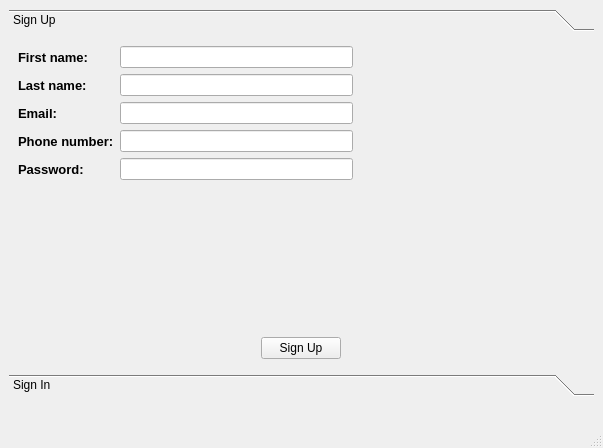
<?xml version="1.0" encoding="UTF-8"?>
<ui version="4.0">
 <class>MainWindow</class>
 <widget class="QMainWindow" name="MainWindow">
  <property name="geometry">
   <rect>
    <x>0</x>
    <y>0</y>
    <width>603</width>
    <height>448</height>
   </rect>
  </property>
  <property name="windowTitle">
   <string>MainWindow</string>
  </property>
  <widget class="QWidget" name="centralwidget">
   <layout class="QVBoxLayout" name="verticalLayout">
    <item>
     <widget class="QToolBox" name="toolBox">
      <property name="enabled">
       <bool>true</bool>
      </property>
      <property name="currentIndex">
       <number>0</number>
      </property>
      <widget class="QWidget" name="sign_up_page">
       <property name="enabled">
        <bool>true</bool>
       </property>
       <property name="geometry">
        <rect>
         <x>0</x>
         <y>0</y>
         <width>581</width>
         <height>308</height>
        </rect>
       </property>
       <attribute name="label">
        <string>Sign Up</string>
       </attribute>
       <layout class="QVBoxLayout" name="verticalLayout_5">
        <item>
         <layout class="QVBoxLayout" name="verticalLayout_10">
          <item>
           <layout class="QHBoxLayout" name="horizontalLayout">
            <property name="sizeConstraint">
             <enum>QLayout::SetDefaultConstraint</enum>
            </property>
            <item>
             <layout class="QVBoxLayout" name="verticalLayout_3">
              <property name="sizeConstraint">
               <enum>QLayout::SetFixedSize</enum>
              </property>
              <item>
               <widget class="QLabel" name="firstName_label">
                <property name="font">
                 <font>
                  <pointsize>10</pointsize>
                  <weight>75</weight>
                  <bold>true</bold>
                  <underline>false</underline>
                  <strikeout>false</strikeout>
                 </font>
                </property>
                <property name="text">
                 <string>First name:</string>
                </property>
               </widget>
              </item>
              <item>
               <widget class="QLabel" name="lastName_label">
                <property name="font">
                 <font>
                  <pointsize>10</pointsize>
                  <weight>75</weight>
                  <bold>true</bold>
                  <underline>false</underline>
                  <strikeout>false</strikeout>
                 </font>
                </property>
                <property name="text">
                 <string>Last name:</string>
                </property>
               </widget>
              </item>
              <item>
               <widget class="QLabel" name="email_label">
                <property name="font">
                 <font>
                  <pointsize>10</pointsize>
                  <weight>75</weight>
                  <bold>true</bold>
                  <underline>false</underline>
                  <strikeout>false</strikeout>
                 </font>
                </property>
                <property name="text">
                 <string>Email:</string>
                </property>
               </widget>
              </item>
              <item>
               <widget class="QLabel" name="phoneNumber_label">
                <property name="font">
                 <font>
                  <pointsize>10</pointsize>
                  <weight>75</weight>
                  <bold>true</bold>
                  <underline>false</underline>
                  <strikeout>false</strikeout>
                 </font>
                </property>
                <property name="text">
                 <string>Phone number:</string>
                </property>
               </widget>
              </item>
              <item>
               <widget class="QLabel" name="password_label">
                <property name="font">
                 <font>
                  <pointsize>10</pointsize>
                  <weight>75</weight>
                  <bold>true</bold>
                  <underline>false</underline>
                  <strikeout>false</strikeout>
                 </font>
                </property>
                <property name="text">
                 <string>Password:</string>
                </property>
               </widget>
              </item>
             </layout>
            </item>
            <item>
             <layout class="QVBoxLayout" name="verticalLayout_4">
              <property name="sizeConstraint">
               <enum>QLayout::SetDefaultConstraint</enum>
              </property>
              <item>
               <widget class="QLineEdit" name="firstName_lineEdit">
                <property name="maximumSize">
                 <size>
                  <width>250</width>
                  <height>16777215</height>
                 </size>
                </property>
                <property name="clearButtonEnabled">
                 <bool>false</bool>
                </property>
               </widget>
              </item>
              <item>
               <widget class="QLineEdit" name="lastName_lineEdit">
                <property name="maximumSize">
                 <size>
                  <width>250</width>
                  <height>16777215</height>
                 </size>
                </property>
                <property name="clearButtonEnabled">
                 <bool>false</bool>
                </property>
               </widget>
              </item>
              <item>
               <widget class="QLineEdit" name="email_lineEdit">
                <property name="maximumSize">
                 <size>
                  <width>250</width>
                  <height>16777215</height>
                 </size>
                </property>
                <property name="clearButtonEnabled">
                 <bool>false</bool>
                </property>
               </widget>
              </item>
              <item>
               <widget class="QLineEdit" name="phoneNumber_lineEdit">
                <property name="maximumSize">
                 <size>
                  <width>250</width>
                  <height>16777215</height>
                 </size>
                </property>
                <property name="clearButtonEnabled">
                 <bool>false</bool>
                </property>
               </widget>
              </item>
              <item>
               <widget class="QLineEdit" name="password_lineEdit">
                <property name="enabled">
                 <bool>true</bool>
                </property>
                <property name="maximumSize">
                 <size>
                  <width>250</width>
                  <height>16777215</height>
                 </size>
                </property>
                <property name="inputMethodHints">
                 <set>Qt::ImhHiddenText|Qt::ImhNoAutoUppercase|Qt::ImhNoPredictiveText|Qt::ImhSensitiveData</set>
                </property>
                <property name="echoMode">
                 <enum>QLineEdit::Password</enum>
                </property>
                <property name="clearButtonEnabled">
                 <bool>false</bool>
                </property>
               </widget>
              </item>
             </layout>
            </item>
            <item>
             <spacer name="horizontalSpacer">
              <property name="orientation">
               <enum>Qt::Horizontal</enum>
              </property>
              <property name="sizeHint" stdset="0">
               <size>
                <width>40</width>
                <height>20</height>
               </size>
              </property>
             </spacer>
            </item>
           </layout>
          </item>
          <item>
           <spacer name="verticalSpacer_3">
            <property name="orientation">
             <enum>Qt::Vertical</enum>
            </property>
            <property name="sizeHint" stdset="0">
             <size>
              <width>20</width>
              <height>40</height>
             </size>
            </property>
           </spacer>
          </item>
          <item>
           <widget class="QLabel" name="error_label">
            <property name="palette">
             <palette>
              <active>
               <colorrole role="ButtonText">
                <brush brushstyle="SolidPattern">
                 <color alpha="255">
                  <red>255</red>
                  <green>0</green>
                  <blue>0</blue>
                 </color>
                </brush>
               </colorrole>
              </active>
              <inactive>
               <colorrole role="ButtonText">
                <brush brushstyle="SolidPattern">
                 <color alpha="255">
                  <red>255</red>
                  <green>0</green>
                  <blue>0</blue>
                 </color>
                </brush>
               </colorrole>
              </inactive>
              <disabled>
               <colorrole role="ButtonText">
                <brush brushstyle="SolidPattern">
                 <color alpha="255">
                  <red>120</red>
                  <green>120</green>
                  <blue>120</blue>
                 </color>
                </brush>
               </colorrole>
              </disabled>
             </palette>
            </property>
            <property name="font">
             <font>
              <pointsize>10</pointsize>
             </font>
            </property>
            <property name="text">
             <string/>
            </property>
           </widget>
          </item>
          <item>
           <spacer name="verticalSpacer">
            <property name="orientation">
             <enum>Qt::Vertical</enum>
            </property>
            <property name="sizeHint" stdset="0">
             <size>
              <width>20</width>
              <height>40</height>
             </size>
            </property>
           </spacer>
          </item>
          <item>
           <layout class="QHBoxLayout" name="horizontalLayout_3">
            <item>
             <widget class="QPushButton" name="signUp_pushButton">
              <property name="sizePolicy">
               <sizepolicy hsizetype="Fixed" vsizetype="Fixed">
                <horstretch>0</horstretch>
                <verstretch>0</verstretch>
               </sizepolicy>
              </property>
              <property name="layoutDirection">
               <enum>Qt::LeftToRight</enum>
              </property>
              <property name="text">
               <string>Sign Up</string>
              </property>
             </widget>
            </item>
           </layout>
          </item>
         </layout>
        </item>
       </layout>
      </widget>
      <widget class="QWidget" name="sign_in_page">
       <property name="geometry">
        <rect>
         <x>0</x>
         <y>0</y>
         <width>581</width>
         <height>308</height>
        </rect>
       </property>
       <attribute name="label">
        <string>Sign In</string>
       </attribute>
       <layout class="QVBoxLayout" name="verticalLayout_6">
        <item>
         <layout class="QVBoxLayout" name="verticalLayout_11">
          <item>
           <layout class="QHBoxLayout" name="horizontalLayout_2">
            <property name="sizeConstraint">
             <enum>QLayout::SetDefaultConstraint</enum>
            </property>
            <item>
             <layout class="QVBoxLayout" name="verticalLayout_12">
              <property name="sizeConstraint">
               <enum>QLayout::SetFixedSize</enum>
              </property>
              <item>
               <widget class="QLabel" name="email_label_2">
                <property name="font">
                 <font>
                  <pointsize>10</pointsize>
                  <weight>75</weight>
                  <bold>true</bold>
                  <underline>false</underline>
                  <strikeout>false</strikeout>
                 </font>
                </property>
                <property name="text">
                 <string>Email:</string>
                </property>
               </widget>
              </item>
              <item>
               <widget class="QLabel" name="password_label_2">
                <property name="font">
                 <font>
                  <pointsize>10</pointsize>
                  <weight>75</weight>
                  <bold>true</bold>
                  <underline>false</underline>
                  <strikeout>false</strikeout>
                 </font>
                </property>
                <property name="text">
                 <string>Password:</string>
                </property>
               </widget>
              </item>
             </layout>
            </item>
            <item>
             <layout class="QVBoxLayout" name="verticalLayout_13">
              <property name="sizeConstraint">
               <enum>QLayout::SetDefaultConstraint</enum>
              </property>
              <item>
               <widget class="QLineEdit" name="email_lineEdit_2">
                <property name="maximumSize">
                 <size>
                  <width>250</width>
                  <height>16777215</height>
                 </size>
                </property>
               </widget>
              </item>
              <item>
               <widget class="QLineEdit" name="password_lineEdit_2">
                <property name="maximumSize">
                 <size>
                  <width>250</width>
                  <height>16777215</height>
                 </size>
                </property>
                <property name="echoMode">
                 <enum>QLineEdit::Password</enum>
                </property>
               </widget>
              </item>
             </layout>
            </item>
            <item>
             <spacer name="horizontalSpacer_2">
              <property name="orientation">
               <enum>Qt::Horizontal</enum>
              </property>
              <property name="sizeHint" stdset="0">
               <size>
                <width>40</width>
                <height>20</height>
               </size>
              </property>
             </spacer>
            </item>
           </layout>
          </item>
          <item>
           <spacer name="verticalSpacer_4">
            <property name="orientation">
             <enum>Qt::Vertical</enum>
            </property>
            <property name="sizeHint" stdset="0">
             <size>
              <width>20</width>
              <height>40</height>
             </size>
            </property>
           </spacer>
          </item>
          <item>
           <widget class="QLabel" name="error_label_2">
            <property name="palette">
             <palette>
              <active>
               <colorrole role="WindowText">
                <brush brushstyle="SolidPattern">
                 <color alpha="255">
                  <red>0</red>
                  <green>0</green>
                  <blue>0</blue>
                 </color>
                </brush>
               </colorrole>
               <colorrole role="Button">
                <brush brushstyle="SolidPattern">
                 <color alpha="255">
                  <red>255</red>
                  <green>0</green>
                  <blue>0</blue>
                 </color>
                </brush>
               </colorrole>
               <colorrole role="Light">
                <brush brushstyle="SolidPattern">
                 <color alpha="255">
                  <red>255</red>
                  <green>127</green>
                  <blue>127</blue>
                 </color>
                </brush>
               </colorrole>
               <colorrole role="Midlight">
                <brush brushstyle="SolidPattern">
                 <color alpha="255">
                  <red>255</red>
                  <green>63</green>
                  <blue>63</blue>
                 </color>
                </brush>
               </colorrole>
               <colorrole role="Dark">
                <brush brushstyle="SolidPattern">
                 <color alpha="255">
                  <red>127</red>
                  <green>0</green>
                  <blue>0</blue>
                 </color>
                </brush>
               </colorrole>
               <colorrole role="Mid">
                <brush brushstyle="SolidPattern">
                 <color alpha="255">
                  <red>170</red>
                  <green>0</green>
                  <blue>0</blue>
                 </color>
                </brush>
               </colorrole>
               <colorrole role="Text">
                <brush brushstyle="SolidPattern">
                 <color alpha="255">
                  <red>0</red>
                  <green>0</green>
                  <blue>0</blue>
                 </color>
                </brush>
               </colorrole>
               <colorrole role="BrightText">
                <brush brushstyle="SolidPattern">
                 <color alpha="255">
                  <red>255</red>
                  <green>255</green>
                  <blue>255</blue>
                 </color>
                </brush>
               </colorrole>
               <colorrole role="ButtonText">
                <brush brushstyle="SolidPattern">
                 <color alpha="255">
                  <red>255</red>
                  <green>0</green>
                  <blue>0</blue>
                 </color>
                </brush>
               </colorrole>
               <colorrole role="Base">
                <brush brushstyle="SolidPattern">
                 <color alpha="255">
                  <red>255</red>
                  <green>255</green>
                  <blue>255</blue>
                 </color>
                </brush>
               </colorrole>
               <colorrole role="Window">
                <brush brushstyle="SolidPattern">
                 <color alpha="255">
                  <red>255</red>
                  <green>0</green>
                  <blue>0</blue>
                 </color>
                </brush>
               </colorrole>
               <colorrole role="Shadow">
                <brush brushstyle="SolidPattern">
                 <color alpha="255">
                  <red>0</red>
                  <green>0</green>
                  <blue>0</blue>
                 </color>
                </brush>
               </colorrole>
               <colorrole role="AlternateBase">
                <brush brushstyle="SolidPattern">
                 <color alpha="255">
                  <red>255</red>
                  <green>127</green>
                  <blue>127</blue>
                 </color>
                </brush>
               </colorrole>
               <colorrole role="ToolTipBase">
                <brush brushstyle="SolidPattern">
                 <color alpha="255">
                  <red>255</red>
                  <green>255</green>
                  <blue>220</blue>
                 </color>
                </brush>
               </colorrole>
               <colorrole role="ToolTipText">
                <brush brushstyle="SolidPattern">
                 <color alpha="255">
                  <red>0</red>
                  <green>0</green>
                  <blue>0</blue>
                 </color>
                </brush>
               </colorrole>
              </active>
              <inactive>
               <colorrole role="WindowText">
                <brush brushstyle="SolidPattern">
                 <color alpha="255">
                  <red>0</red>
                  <green>0</green>
                  <blue>0</blue>
                 </color>
                </brush>
               </colorrole>
               <colorrole role="Button">
                <brush brushstyle="SolidPattern">
                 <color alpha="255">
                  <red>255</red>
                  <green>0</green>
                  <blue>0</blue>
                 </color>
                </brush>
               </colorrole>
               <colorrole role="Light">
                <brush brushstyle="SolidPattern">
                 <color alpha="255">
                  <red>255</red>
                  <green>127</green>
                  <blue>127</blue>
                 </color>
                </brush>
               </colorrole>
               <colorrole role="Midlight">
                <brush brushstyle="SolidPattern">
                 <color alpha="255">
                  <red>255</red>
                  <green>63</green>
                  <blue>63</blue>
                 </color>
                </brush>
               </colorrole>
               <colorrole role="Dark">
                <brush brushstyle="SolidPattern">
                 <color alpha="255">
                  <red>127</red>
                  <green>0</green>
                  <blue>0</blue>
                 </color>
                </brush>
               </colorrole>
               <colorrole role="Mid">
                <brush brushstyle="SolidPattern">
                 <color alpha="255">
                  <red>170</red>
                  <green>0</green>
                  <blue>0</blue>
                 </color>
                </brush>
               </colorrole>
               <colorrole role="Text">
                <brush brushstyle="SolidPattern">
                 <color alpha="255">
                  <red>0</red>
                  <green>0</green>
                  <blue>0</blue>
                 </color>
                </brush>
               </colorrole>
               <colorrole role="BrightText">
                <brush brushstyle="SolidPattern">
                 <color alpha="255">
                  <red>255</red>
                  <green>255</green>
                  <blue>255</blue>
                 </color>
                </brush>
               </colorrole>
               <colorrole role="ButtonText">
                <brush brushstyle="SolidPattern">
                 <color alpha="255">
                  <red>255</red>
                  <green>0</green>
                  <blue>0</blue>
                 </color>
                </brush>
               </colorrole>
               <colorrole role="Base">
                <brush brushstyle="SolidPattern">
                 <color alpha="255">
                  <red>255</red>
                  <green>255</green>
                  <blue>255</blue>
                 </color>
                </brush>
               </colorrole>
               <colorrole role="Window">
                <brush brushstyle="SolidPattern">
                 <color alpha="255">
                  <red>255</red>
                  <green>0</green>
                  <blue>0</blue>
                 </color>
                </brush>
               </colorrole>
               <colorrole role="Shadow">
                <brush brushstyle="SolidPattern">
                 <color alpha="255">
                  <red>0</red>
                  <green>0</green>
                  <blue>0</blue>
                 </color>
                </brush>
               </colorrole>
               <colorrole role="AlternateBase">
                <brush brushstyle="SolidPattern">
                 <color alpha="255">
                  <red>255</red>
                  <green>127</green>
                  <blue>127</blue>
                 </color>
                </brush>
               </colorrole>
               <colorrole role="ToolTipBase">
                <brush brushstyle="SolidPattern">
                 <color alpha="255">
                  <red>255</red>
                  <green>255</green>
                  <blue>220</blue>
                 </color>
                </brush>
               </colorrole>
               <colorrole role="ToolTipText">
                <brush brushstyle="SolidPattern">
                 <color alpha="255">
                  <red>0</red>
                  <green>0</green>
                  <blue>0</blue>
                 </color>
                </brush>
               </colorrole>
              </inactive>
              <disabled>
               <colorrole role="WindowText">
                <brush brushstyle="SolidPattern">
                 <color alpha="255">
                  <red>127</red>
                  <green>0</green>
                  <blue>0</blue>
                 </color>
                </brush>
               </colorrole>
               <colorrole role="Button">
                <brush brushstyle="SolidPattern">
                 <color alpha="255">
                  <red>255</red>
                  <green>0</green>
                  <blue>0</blue>
                 </color>
                </brush>
               </colorrole>
               <colorrole role="Light">
                <brush brushstyle="SolidPattern">
                 <color alpha="255">
                  <red>255</red>
                  <green>127</green>
                  <blue>127</blue>
                 </color>
                </brush>
               </colorrole>
               <colorrole role="Midlight">
                <brush brushstyle="SolidPattern">
                 <color alpha="255">
                  <red>255</red>
                  <green>63</green>
                  <blue>63</blue>
                 </color>
                </brush>
               </colorrole>
               <colorrole role="Dark">
                <brush brushstyle="SolidPattern">
                 <color alpha="255">
                  <red>127</red>
                  <green>0</green>
                  <blue>0</blue>
                 </color>
                </brush>
               </colorrole>
               <colorrole role="Mid">
                <brush brushstyle="SolidPattern">
                 <color alpha="255">
                  <red>170</red>
                  <green>0</green>
                  <blue>0</blue>
                 </color>
                </brush>
               </colorrole>
               <colorrole role="Text">
                <brush brushstyle="SolidPattern">
                 <color alpha="255">
                  <red>127</red>
                  <green>0</green>
                  <blue>0</blue>
                 </color>
                </brush>
               </colorrole>
               <colorrole role="BrightText">
                <brush brushstyle="SolidPattern">
                 <color alpha="255">
                  <red>255</red>
                  <green>255</green>
                  <blue>255</blue>
                 </color>
                </brush>
               </colorrole>
               <colorrole role="ButtonText">
                <brush brushstyle="SolidPattern">
                 <color alpha="255">
                  <red>127</red>
                  <green>0</green>
                  <blue>0</blue>
                 </color>
                </brush>
               </colorrole>
               <colorrole role="Base">
                <brush brushstyle="SolidPattern">
                 <color alpha="255">
                  <red>255</red>
                  <green>0</green>
                  <blue>0</blue>
                 </color>
                </brush>
               </colorrole>
               <colorrole role="Window">
                <brush brushstyle="SolidPattern">
                 <color alpha="255">
                  <red>255</red>
                  <green>0</green>
                  <blue>0</blue>
                 </color>
                </brush>
               </colorrole>
               <colorrole role="Shadow">
                <brush brushstyle="SolidPattern">
                 <color alpha="255">
                  <red>0</red>
                  <green>0</green>
                  <blue>0</blue>
                 </color>
                </brush>
               </colorrole>
               <colorrole role="AlternateBase">
                <brush brushstyle="SolidPattern">
                 <color alpha="255">
                  <red>255</red>
                  <green>0</green>
                  <blue>0</blue>
                 </color>
                </brush>
               </colorrole>
               <colorrole role="ToolTipBase">
                <brush brushstyle="SolidPattern">
                 <color alpha="255">
                  <red>255</red>
                  <green>255</green>
                  <blue>220</blue>
                 </color>
                </brush>
               </colorrole>
               <colorrole role="ToolTipText">
                <brush brushstyle="SolidPattern">
                 <color alpha="255">
                  <red>0</red>
                  <green>0</green>
                  <blue>0</blue>
                 </color>
                </brush>
               </colorrole>
              </disabled>
             </palette>
            </property>
            <property name="font">
             <font>
              <pointsize>10</pointsize>
             </font>
            </property>
            <property name="text">
             <string/>
            </property>
           </widget>
          </item>
          <item>
           <spacer name="verticalSpacer_2">
            <property name="orientation">
             <enum>Qt::Vertical</enum>
            </property>
            <property name="sizeHint" stdset="0">
             <size>
              <width>20</width>
              <height>40</height>
             </size>
            </property>
           </spacer>
          </item>
          <item>
           <layout class="QHBoxLayout" name="horizontalLayout_4">
            <item>
             <widget class="QPushButton" name="signIn_pushButton">
              <property name="sizePolicy">
               <sizepolicy hsizetype="Fixed" vsizetype="Fixed">
                <horstretch>0</horstretch>
                <verstretch>0</verstretch>
               </sizepolicy>
              </property>
              <property name="text">
               <string>Sign In</string>
              </property>
             </widget>
            </item>
           </layout>
          </item>
         </layout>
        </item>
       </layout>
      </widget>
     </widget>
    </item>
    <item>
     <widget class="QLabel" name="success_label">
      <property name="palette">
       <palette>
        <active>
         <colorrole role="WindowText">
          <brush brushstyle="SolidPattern">
           <color alpha="255">
            <red>0</red>
            <green>170</green>
            <blue>0</blue>
           </color>
          </brush>
         </colorrole>
        </active>
        <inactive>
         <colorrole role="WindowText">
          <brush brushstyle="SolidPattern">
           <color alpha="255">
            <red>0</red>
            <green>170</green>
            <blue>0</blue>
           </color>
          </brush>
         </colorrole>
        </inactive>
        <disabled>
         <colorrole role="WindowText">
          <brush brushstyle="SolidPattern">
           <color alpha="255">
            <red>120</red>
            <green>120</green>
            <blue>120</blue>
           </color>
          </brush>
         </colorrole>
        </disabled>
       </palette>
      </property>
      <property name="font">
       <font>
        <pointsize>10</pointsize>
        <weight>75</weight>
        <bold>true</bold>
       </font>
      </property>
      <property name="text">
       <string/>
      </property>
     </widget>
    </item>
   </layout>
  </widget>
  <widget class="QMenuBar" name="menubar">
   <property name="geometry">
    <rect>
     <x>0</x>
     <y>0</y>
     <width>603</width>
     <height>21</height>
    </rect>
   </property>
  </widget>
  <widget class="QStatusBar" name="statusbar"/>
 </widget>
 <resources/>
 <connections/>
</ui>
